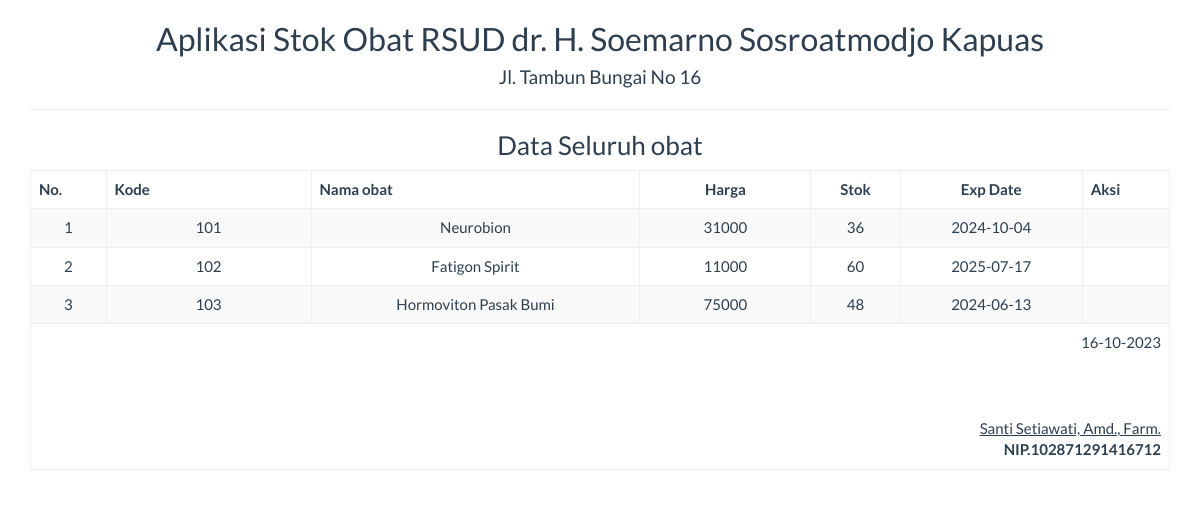
The app's page /report/obat_semua.php with its own data.
### tables this page shows
CREATE TABLE `tbl_obat` (
  `kode` int(20) NOT NULL,
  `nama_obat` varchar(50) NOT NULL,
  `harga` int(20) NOT NULL,
  `stok` int(10) NOT NULL,
  `exp_date` date NOT NULL
);

### report/obat_semua.php (the view, shortened to what this page needs)
<!DOCTYPE html>
<html>
    <head>
        <link href="../Assets/css/bootstrap.min.css" rel="stylesheet" type="text/css"/>
    </head>
    <body onload="print()">
        <?php
        include '../config/koneksi.php';
        ?>
        <div class="container">
            <div class='row'>
                <div class="col-sm-12">
                    <div class="text-center">
                        <h2>Aplikasi Stok Obat RSUD dr. H. Soemarno Sosroatmodjo Kapuas</h2>
                        <h4>Jl. Tambun Bungai No 16</h4>
                        <hr>
                        <h3>Data Seluruh obat</h3>
                        <table class="table table-bordered table-striped table-hover">
                        <tbody>
                                <thead>
								<tr>
									<th>No.</th><th width="18%">Kode</th><th>Nama obat</th><th width="15%"><center>Harga</center></th><th><center>Stok</center></th><th><center>Exp Date</center></th><th>Aksi</th>
								</tr>
								</thead>
							<tbody>
                            <?php
                            $sql = "SELECT * FROM tbl_obat";
                            $query = mysqli_query($koneksi, $sql) or die("SQL Anda Salah");
                            $nomor = 0;
                            while ($data = mysqli_fetch_array($query)) {
                                $nomor++;
                                ?>
                                <tr>
                                  <td><?= $nomor ?></td>
                                  <td><?= $data['kode'] ?></td>
                                  <td><?= $data['nama_obat'] ?></td>
                                  <td><?= $data['harga'] ?></td>
                                  <td><?= $data['stok'] ?></td>
                                  <td><?= $data['exp_date'] ?></td>
                                <td>
                            <?php } ?>
							</tbody>
                        </tbody>
                            <tfoot>
                                <tr>
                                    <td colspan="8" class="text-right">
                                        <?= date("d-m-Y") ?>
                                        <br><br><br><br>
                                        <u>Santi Setiawati, Amd., Farm.<strong></u><br>
                                        NIP.102871291416712
									</td>
								</tr>
							</tfoot>
                        </table>
                    </div>
                </div>
            </div>
    </body>
</html>

### records on screen
tbl_obat: kode "101", nama_obat "Neurobion", harga "31000", stok "36", exp_date "2024-10-04"
tbl_obat: kode "102", nama_obat "Fatigon Spirit", harga "11000", stok "60", exp_date "2025-07-17"
tbl_obat: kode "103", nama_obat "Hormoviton Pasak Bumi", harga "75000", stok "48", exp_date "2024-06-13"
